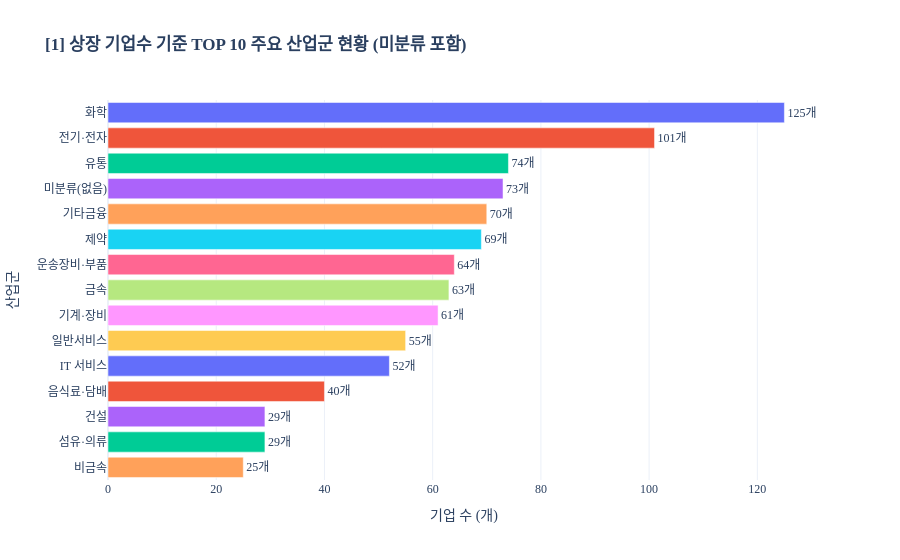

Notebook source saved alongside this figure:
### Markdown cell above
##### 3-5. 전체 업종별 기업 수 및 TOP 10 주요 산업군

### Code cell
df['업종명_채움'] = df['업종명'].fillna('미분류(없음)')

# 2. 최신(2025년) 기준 기업별 업종 집계
df_2025 = df[df['평가년도'] == 2025].copy()
sector_counts = df_2025['업종명_채움'].value_counts().reset_index()
sector_counts.columns = ['업종명', '기업수']

# 상위 10개 업종 추출
top10_sectors = sector_counts.head(10)['업종명'].tolist()

# [1&2] 상장 기업수 기준 TOP 10 주요 산업군 시각화
fig1 = px.bar(
    sector_counts.head(15),  # 상위 15개 표시 (TOP 10 명확 구분)
    x='기업수',
    y='업종명',
    orientation='h',
    title='<b>[1] 상장 기업수 기준 TOP 10 주요 산업군 현황 (미분류 포함)</b>',
    labels={'기업수': '기업 수 (개)', '업종명': '산업군'},
    color='업종명',
    # TOP 10 업종 강조 색상
    # color_discrete_sequence=px.colors.qualitative.Muted
)

fig1.update_layout(
    yaxis={'categoryorder': 'total ascending'},
    font_family='Apple SD Gothic Neo',
    template='plotly_white',
    showlegend=False
)
fig1.update_traces(texttemplate='%{x}개', textposition='outside')
fig1.show()

print("✓ TOP 10 주요 산업군 (기업 수):")
for idx, row in sector_counts.head(10).iterrows():
    print(f" {idx+1}위. {row['업종명']}: {row['기업수']}개사")

### Figure 1 — Plotly figure (JSON) as saved in the notebook; plotly's stock layout.template omitted (floating-point values rounded to 4 significant figures)
{"data": [{"alignmentgroup": "True", "hovertemplate": "산업군=%{y}<br>기업 수 (개)=%{x}<extra></extra>", "legendgroup": "화학", "marker": {"color": "#636efa", "pattern": {"shape": ""}}, "name": "화학", "offsetgroup": "화학", "orientation": "h", "showlegend": true, "textposition": "outside", "texttemplate": "%{x}개", "type": "bar", "x": [125], "xaxis": "x", "y": ["화학"], "yaxis": "y"}, {"alignmentgroup": "True", "hovertemplate": "산업군=%{y}<br>기업 수 (개)=%{x}<extra></extra>", "legendgroup": "전기·전자", "marker": {"color": "#EF553B", "pattern": {"shape": ""}}, "name": "전기·전자", "offsetgroup": "전기·전자", "orientation": "h", "showlegend": true, "textposition": "outside", "texttemplate": "%{x}개", "type": "bar", "x": [101], "xaxis": "x", "y": ["전기·전자"], "yaxis": "y"}, {"alignmentgroup": "True", "hovertemplate": "산업군=%{y}<br>기업 수 (개)=%{x}<extra></extra>", "legendgroup": "유통", "marker": {"color": "#00cc96", "pattern": {"shape": ""}}, "name": "유통", "offsetgroup": "유통", "orientation": "h", "showlegend": true, "textposition": "outside", "texttemplate": "%{x}개", "type": "bar", "x": [74], "xaxis": "x", "y": ["유통"], "yaxis": "y"}, {"alignmentgroup": "True", "hovertemplate": "산업군=%{y}<br>기업 수 (개)=%{x}<extra></extra>", "legendgroup": "미분류(없음)", "marker": {"color": "#ab63fa", "pattern": {"shape": ""}}, "name": "미분류(없음)", "offsetgroup": "미분류(없음)", "orientation": "h", "showlegend": true, "textposition": "outside", "texttemplate": "%{x}개", "type": "bar", "x": [73], "xaxis": "x", "y": ["미분류(없음)"], "yaxis": "y"}, {"alignmentgroup": "True", "hovertemplate": "산업군=%{y}<br>기업 수 (개)=%{x}<extra></extra>", "legendgroup": "기타금융", "marker": {"color": "#FFA15A", "pattern": {"shape": ""}}, "name": "기타금융", "offsetgroup": "기타금융", "orientation": "h", "showlegend": true, "textposition": "outside", "texttemplate": "%{x}개", "type": "bar", "x": [70], "xaxis": "x", "y": ["기타금융"], "yaxis": "y"}, {"alignmentgroup": "True", "hovertemplate": "산업군=%{y}<br>기업 수 (개)=%{x}<extra></extra>", "legendgroup": "제약", "marker": {"color": "#19d3f3", "pattern": {"shape": ""}}, "name": "제약", "offsetgroup": "제약", "orientation": "h", "showlegend": true, "textposition": "outside", "texttemplate": "%{x}개", "type": "bar", "x": [69], "xaxis": "x", "y": ["제약"], "yaxis": "y"}, {"alignmentgroup": "True", "hovertemplate": "산업군=%{y}<br>기업 수 (개)=%{x}<extra></extra>", "legendgroup": "운송장비·부품", "marker": {"color": "#FF6692", "pattern": {"shape": ""}}, "name": "운송장비·부품", "offsetgroup": "운송장비·부품", "orientation": "h", "showlegend": true, "textposition": "outside", "texttemplate": "%{x}개", "type": "bar", "x": [64], "xaxis": "x", "y": ["운송장비·부품"], "yaxis": "y"}, {"alignmentgroup": "True", "hovertemplate": "산업군=%{y}<br>기업 수 (개)=%{x}<extra></extra>", "legendgroup": "금속", "marker": {"color": "#B6E880", "pattern": {"shape": ""}}, "name": "금속", "offsetgroup": "금속", "orientation": "h", "showlegend": true, "textposition": "outside", "texttemplate": "%{x}개", "type": "bar", "x": [63], "xaxis": "x", "y": ["금속"], "yaxis": "y"}, {"alignmentgroup": "True", "hovertemplate": "산업군=%{y}<br>기업 수 (개)=%{x}<extra></extra>", "legendgroup": "기계·장비", "marker": {"color": "#FF97FF", "pattern": {"shape": ""}}, "name": "기계·장비", "offsetgroup": "기계·장비", "orientation": "h", "showlegend": true, "textposition": "outside", "texttemplate": "%{x}개", "type": "bar", "x": [61], "xaxis": "x", "y": ["기계·장비"], "yaxis": "y"}, {"alignmentgroup": "True", "hovertemplate": "산업군=%{y}<br>기업 수 (개)=%{x}<extra></extra>", "legendgroup": "일반서비스", "marker": {"color": "#FECB52", "pattern": {"shape": ""}}, "name": "일반서비스", "offsetgroup": "일반서비스", "orientation": "h", "showlegend": true, "textposition": "outside", "texttemplate": "%{x}개", "type": "bar", "x": [55], "xaxis": "x", "y": ["일반서비스"], "yaxis": "y"}, {"alignmentgroup": "True", "hovertemplate": "산업군=%{y}<br>기업 수 (개)=%{x}<extra></extra>", "legendgroup": "IT 서비스", "marker": {"color": "#636efa", "pattern": {"shape": ""}}, "name": "IT 서비스", "offsetgroup": "IT 서비스", "orientation": "h", "showlegend": true, "textposition": "outside", "texttemplate": "%{x}개", "type": "bar", "x": [52], "xaxis": "x", "y": ["IT 서비스"], "yaxis": "y"}, {"alignmentgroup": "True", "hovertemplate": "산업군=%{y}<br>기업 수 (개)=%{x}<extra></extra>", "legendgroup": "음식료·담배", "marker": {"color": "#EF553B", "pattern": {"shape": ""}}, "name": "음식료·담배", "offsetgroup": "음식료·담배", "orientation": "h", "showlegend": true, "textposition": "outside", "texttemplate": "%{x}개", "type": "bar", "x": [40], "xaxis": "x", "y": ["음식료·담배"], "yaxis": "y"}, {"alignmentgroup": "True", "hovertemplate": "산업군=%{y}<br>기업 수 (개)=%{x}<extra></extra>", "legendgroup": "섬유·의류", "marker": {"color": "#00cc96", "pattern": {"shape": ""}}, "name": "섬유·의류", "offsetgroup": "섬유·의류", "orientation": "h", "showlegend": true, "textposition": "outside", "texttemplate": "%{x}개", "type": "bar", "x": [29], "xaxis": "x", "y": ["섬유·의류"], "yaxis": "y"}, {"alignmentgroup": "True", "hovertemplate": "산업군=%{y}<br>기업 수 (개)=%{x}<extra></extra>", "legendgroup": "건설", "marker": {"color": "#ab63fa", "pattern": {"shape": ""}}, "name": "건설", "offsetgroup": "건설", "orientation": "h", "showlegend": true, "textposition": "outside", "texttemplate": "%{x}개", "type": "bar", "x": [29], "xaxis": "x", "y": ["건설"], "yaxis": "y"}, {"alignmentgroup": "True", "hovertemplate": "산업군=%{y}<br>기업 수 (개)=%{x}<extra></extra>", "legendgroup": "비금속", "marker": {"color": "#FFA15A", "pattern": {"shape": ""}}, "name": "비금속", "offsetgroup": "비금속", "orientation": "h", "showlegend": true, "textposition": "outside", "texttemplate": "%{x}개", "type": "bar", "x": [25], "xaxis": "x", "y": ["비금속"], "yaxis": "y"}], "layout": {"barmode": "relative", "font": {"family": "Apple SD Gothic Neo"}, "legend": {"title": {"text": "산업군"}, "tracegroupgap": 0}, "showlegend": false, "title": {"text": "<b>[1] 상장 기업수 기준 TOP 10 주요 산업군 현황 (미분류 포함)</b>"}, "xaxis": {"anchor": "y", "domain": [0, 1], "title": {"text": "기업 수 (개)"}}, "yaxis": {"anchor": "x", "categoryarray": ["비금속", "건설", "섬유·의류", "음식료·담배", "IT 서비스", "일반서비스", "기계·장비", "금속", "운송장비·부품", "제약", "기타금융", "미분류(없음)", "유통", "전기·전자", "화학"], "categoryorder": "total ascending", "domain": [0, 1], "title": {"text": "산업군"}}}}
